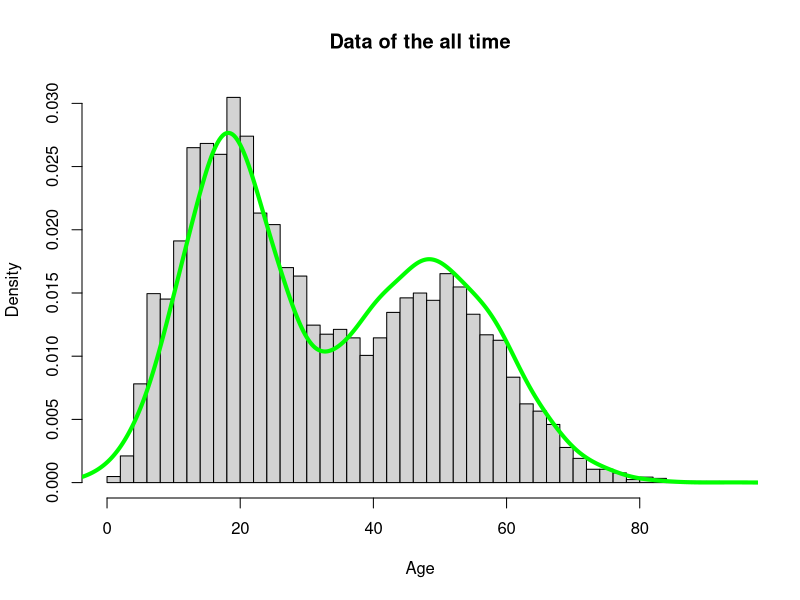
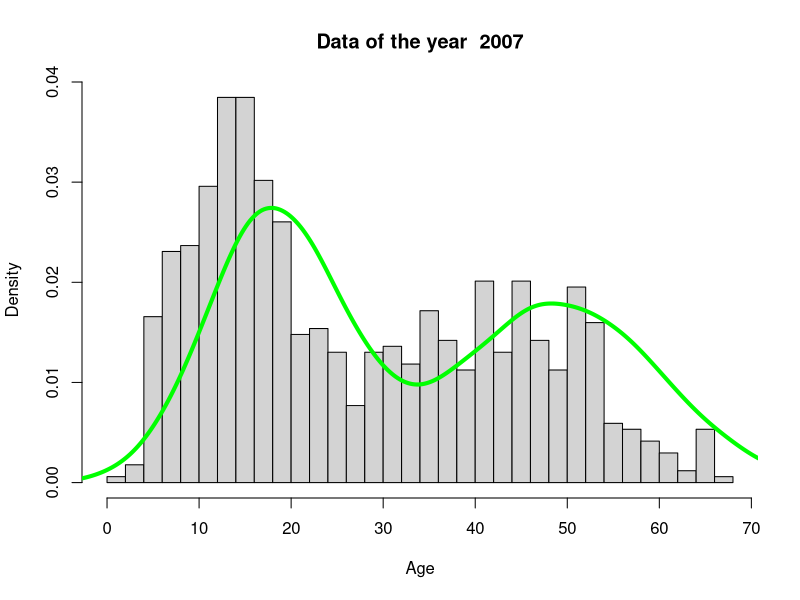
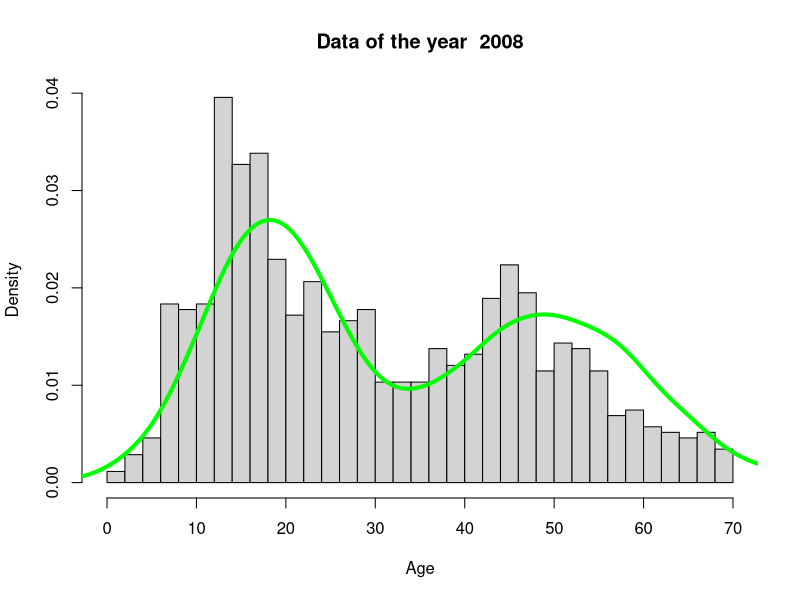
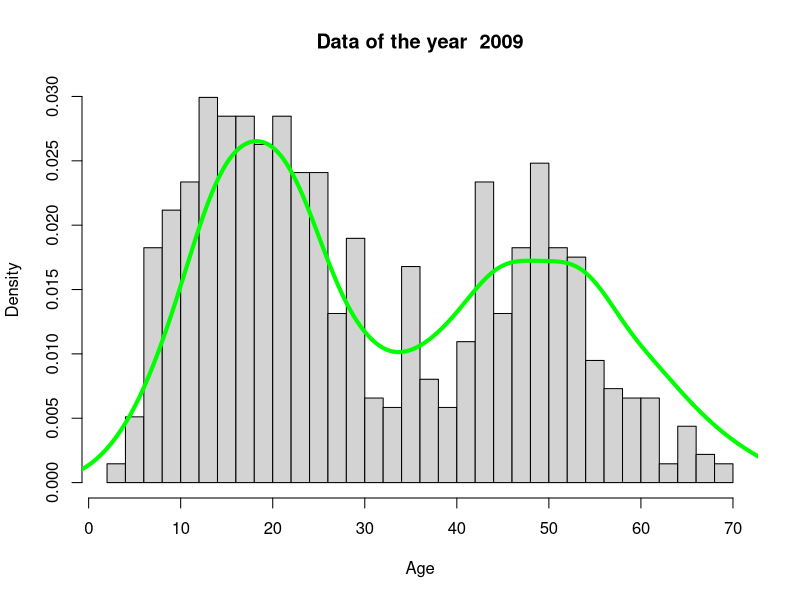
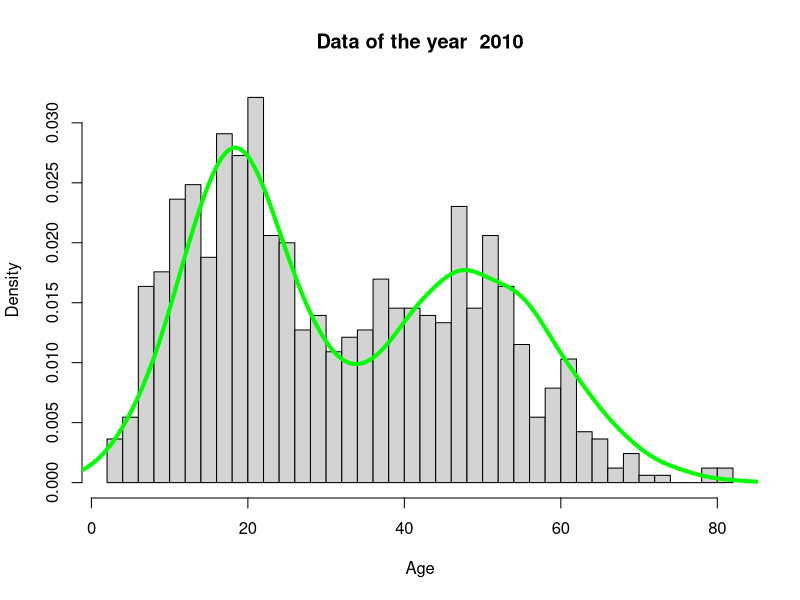
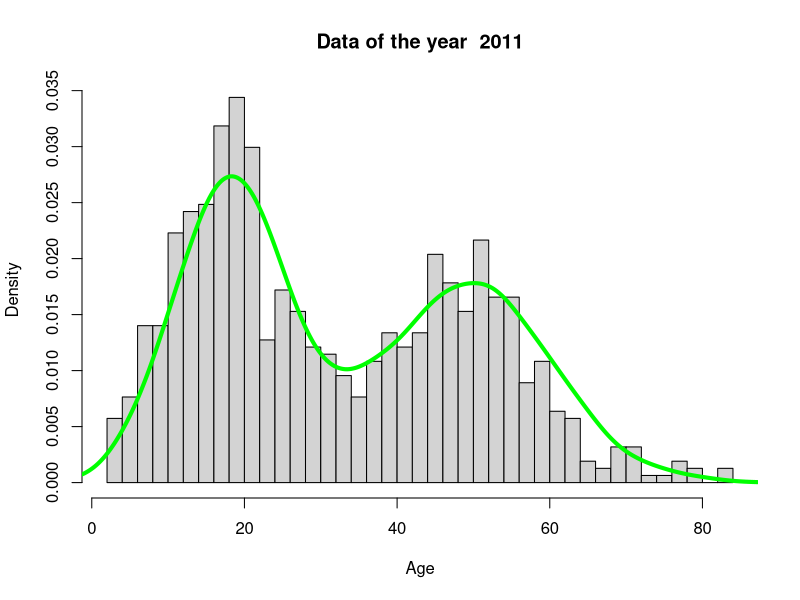
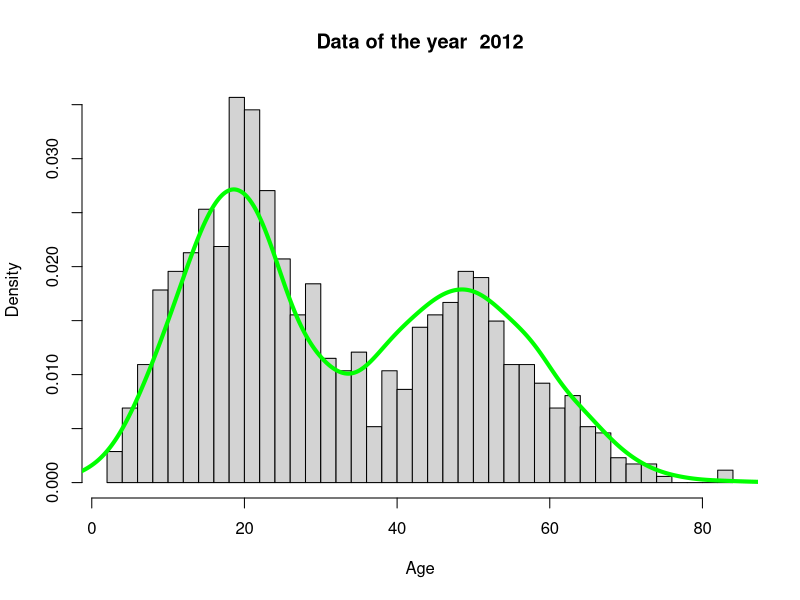
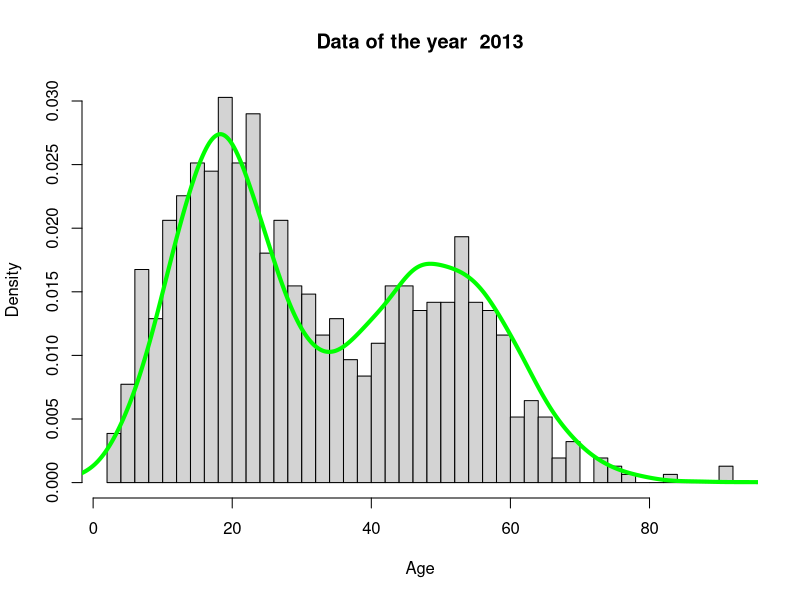

Source code (R) for these figures, in order: (Note: this script raises an error after producing the figures.)
## ---- chunk 1
data=read.csv("out.csv")
data = data[data$BikeAge!="999",]
data$BikeAge = as.numeric(as.character(data$BikeAge))
data = data[!is.na(data$BikeAge),]
data
## ---- chunk 2
pie_diagram = function(list)
{
  vals = c()
  names = c()
  for (i in unique(list))
  {
    vals = append(vals, length(list[list==i]))
    names = append(names, i)
  }
  pie(vals,names)
}
hist_diagram = function(list)
{
  hist(x=strtoi(list), breaks=100)
}
plot_all = function(data)
{
  pie_names = c("AmbulanceR", "BikeInjury","RuralUrban","BikeSex",       "TraffCntrl",  "SpeedLimit",
  "LightCond",  "Region" ,    "Weather" )
  hist_names = c("BikeAge", "CrashHour")
  for (i in pie_names)
    pie_diagram(as.list(data[i])[[1]])
  for (i in hist_names)
    hist_diagram(as.list(data[i])[[1]])
}
sum_of_normal_d = function(data, label = "")
{
  list = as.list(data["BikeAge"])[[1]]
  N=10000
  new_data = rnorm(N, mean = c(18,49), sd=c(7,11))
  hist(x=strtoi(list), prob=TRUE,breaks=40, main = label, xlab = "Age")
  lines(density(new_data), col = "green", lwd = 4)
}
## ---- chunk 3
sum_of_normal_d(data, "Data of the all time")
## ---- chunk 4
for (i in 2007:2019)
  sum_of_normal_d(data[data$CrashYear==i,], paste("Data of the year ", as.character(i)))
## ---- chunk 5
plot_all(data[data$CrashHour>=20 & 4<=data$CrashHour])
